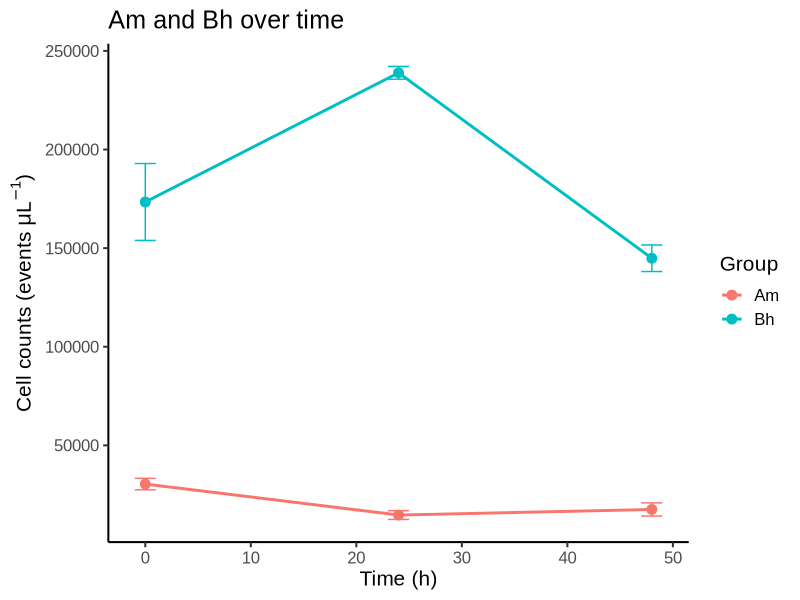

Generate this figure with R: (Note: this script raises an error after producing the figure.)
## ---- chunk 1
#This script is used to plot the results from CellScanner analysis for Am+Bh or Am+Lm or Am+Fd
## ---- chunk 2
library(tidyverse)

df <- tibble(
  Time = c(0, 24, 48),
  Am1  = c(27450, 13000, 16600),
  Am2  = c(30400, 13800, 21200),
  Am3  = c(33260, 17200, 14700),
  Bh1  = c(192760, 241800, 149100),
  Bh2  = c(153770, 235400, 137100),
  Bh3  = c(173670, 239500, 148400)
)

long_df <- df %>%
  pivot_longer(cols = -Time, names_to = "sample", values_to = "value") %>%
  mutate(group = str_extract(sample, "[A-Za-z]+"))

# Summarize: mean and SD per group per timepoint
summary_df <- long_df %>%
  group_by(Time, group) %>%
  summarise(mean = mean(value), sd = sd(value), .groups = "drop")

# Plot
CellScanner_Bh <- ggplot(summary_df, aes(x = Time, y = mean, color = group, group = group)) +
  geom_line(linewidth = 1) +
  geom_point(size = 3) +
  geom_errorbar(aes(ymin = mean - sd, ymax = mean + sd), width = 2) +
  labs(x = "Time (h)", y = expression(
      paste(
        "Cell counts (events ", mu, "L"^{-1}, ")"
      )
    ), color = "Group",
       title = "Am and Bh over time") +
  theme_classic(base_size = 15, base_family = "Arial")

CellScanner_Bh
## ---- chunk 3
OUTPUT_DIR <- "CellScanner_Results"
save_plot(
    file.path(OUTPUT_DIR, "CellScanner_Bh.png"),
    CellScanner_Bh
)
